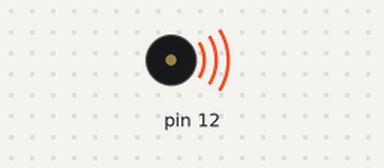
A sketch run on a simulated Arduino Uno, built with avr-gcc and run on an emulated ATmega328P. Parts: buzzer (waves = sounding).

Above: at 0.7 s.
At 12.5 s:
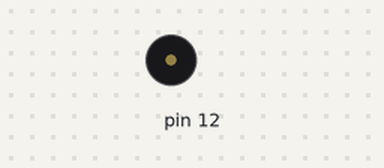
Timing chart, 0 to 22.1 s (numbered marks = the images above):
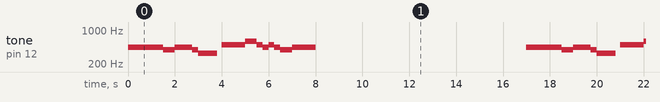

Measured:
- by itself, tone on pin 12: repeats every 17.0 s: 392 Hz 0.50 s, 440 Hz 0.75 s, 392 Hz 0.25 s, 330 Hz 0.80 s, silent 0.20 s, 494 Hz 1.0 s, 587 Hz 0.50 s, 2 × (494 Hz 0.25 s, 440 Hz 0.25 s), 392 Hz 0.50 s, 440 Hz 1.0 s, silent 9.0 s, 440 Hz 1.5 s

The sketch:

traffic_signal_music.ino
```cpp
void setup() {
  // put your setup code here, to run once:

  // ポート12のLEDを出力ポートに設定
  pinMode(12,OUTPUT);
}

void loop() {
  // put your main code here, to run repeatedly:

  // 音を鳴らす(ポート，周波数，秒数mSEC)
  tone(12,440,1000);
  // 1mSECディレイ
  delay(1000);
  tone(12,440,500);
  delay(500);
  tone(12,392,500);
  delay(500);
  tone(12,440,500);
  delay(500);
  tone(12,440,250);
  delay(250);
  tone(12,392,250);
  delay(250);
  tone(12,330,800);
  delay(1000);

  tone(12,494,500);
  delay(500);
  tone(12,494,250);
  delay(250);
  tone(12,494,250);
  delay(250);
  tone(12,587,500);
  delay(500);
  tone(12,494,250);
  delay(250);
  tone(12,440,250);
  delay(250);
  tone(12,494,250);
  delay(250);
  tone(12,440,250);
  delay(250);
  tone(12,392,250);
  delay(250);
  tone(12,392,250);
  delay(250);
  tone(12,440,1000);
  delay(10000);
}
```
